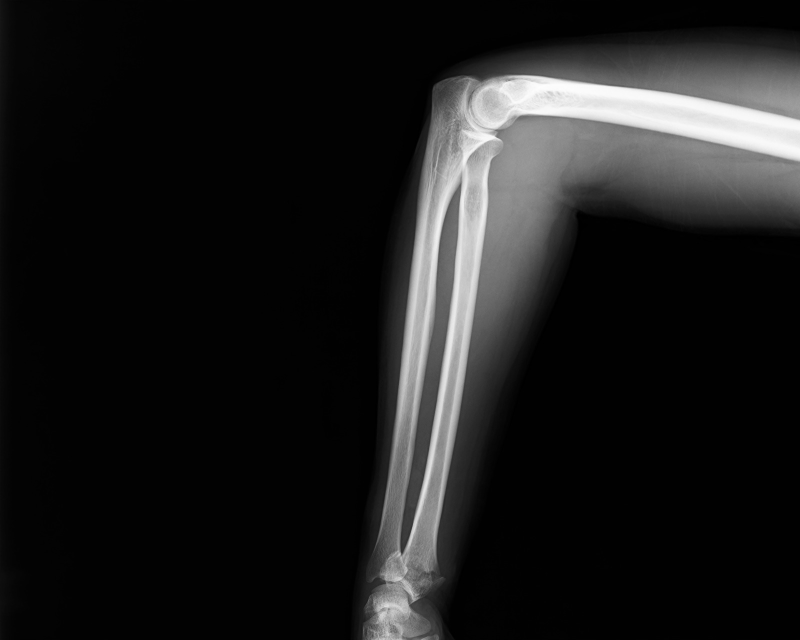
#> input picture results/v1/multi-agent-single-model/sonnet5/ID002-xray_analysis/images/00_original.png, 1600 x 1280 px (shown at 1/2 size)
$ python 09_invert.py
#> lines starting #> are read from the running program, lines starting #| are printed output that depends on the picture
"""Analysis 9: inverted-polarity (negative) rendering of the full original image."""
import numpy as np
from PIL import Image, ImageOps
from common import ORIGINAL, IMAGES_DIR
import os

im = Image.open(ORIGINAL).convert("L")
inverted = ImageOps.invert(im)
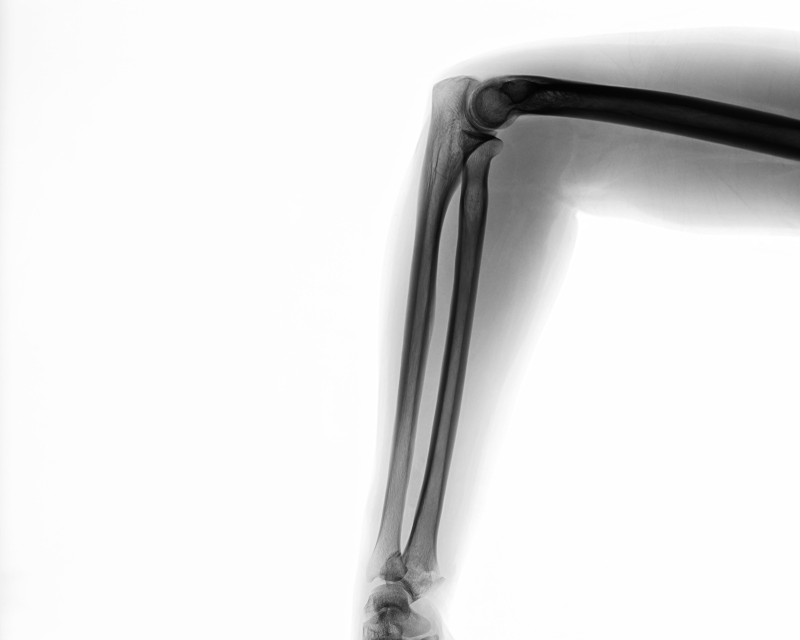
#> inverted: PIL image 1600x1280 L (shown at 1/2 size); min 1, max 255, mean 226.7

out = os.path.join(IMAGES_DIR, "09_inverted_polarity.png")
inverted.save(out)
print("wrote", out, inverted.size)
#| wrote results/v1/multi-agent-single-model/sonnet5/ID002-xray_analysis/images/09_inverted_polarity.png (1600, 1280)

$ run again, with multi-agent-single-model/sonnet5/ID002-xray_analysis/images/01_elbow_joint_crop.png copied over results/v1/multi-agent-single-model/sonnet5/ID002-xray_analysis/images/00_original.png
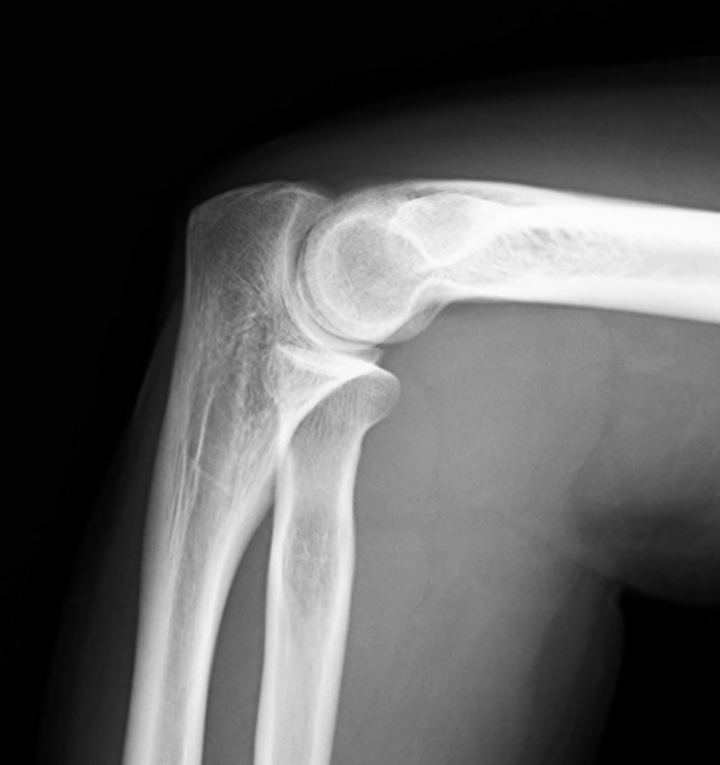
#> input picture multi-agent-single-model/sonnet5/ID002-xray_analysis/images/01_elbow_joint_crop.png, 1440 x 1530 px (shown at 1/2 size)
#> `inverted = ImageOps.invert(im)`:
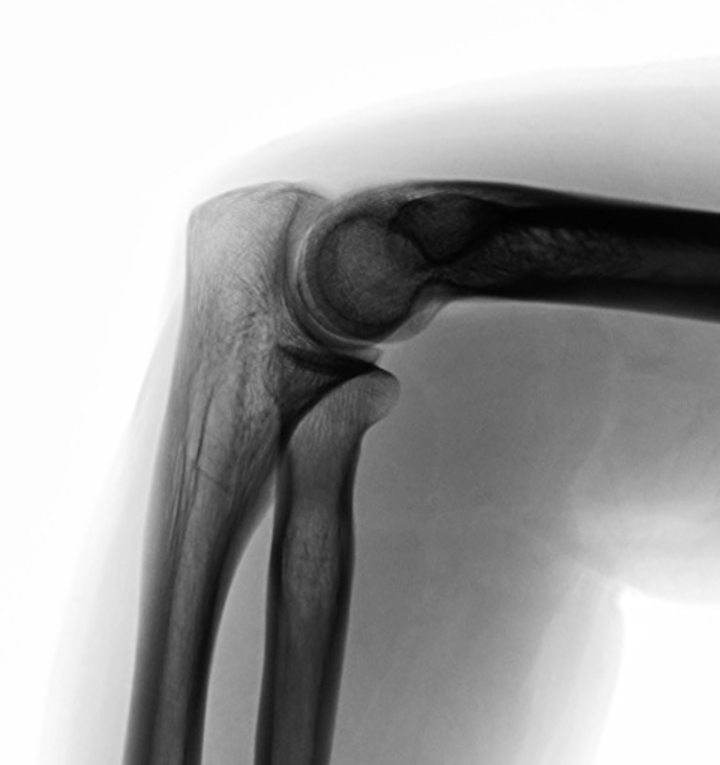
#> inverted: PIL image 1440x1530 L (shown at 1/2 size); min 1, max 255, mean 167.2
#| wrote results/v1/multi-agent-single-model/sonnet5/ID002-xray_analysis/images/09_inverted_polarity.png (1440, 1530)

$ run again, with multi-agent-single-model/sonnet5/ID002-xray_analysis/images/02_elbow_fatpad_clahe.png copied over results/v1/multi-agent-single-model/sonnet5/ID002-xray_analysis/images/00_original.png
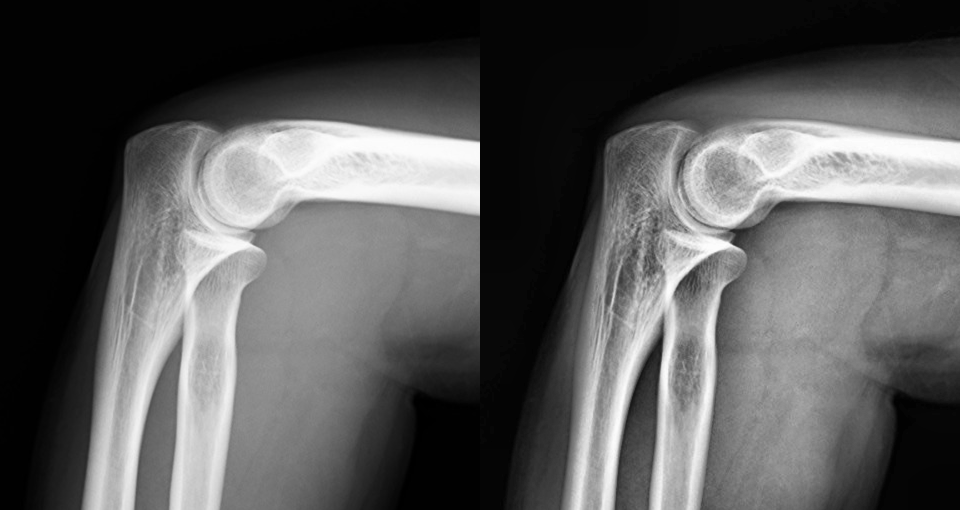
#> input picture multi-agent-single-model/sonnet5/ID002-xray_analysis/images/02_elbow_fatpad_clahe.png, 2880 x 1530 px (shown at 1/3 size)
#> im is the input picture: PIL image 2880x1530 L; min 0, max 255, mean 88.8
#> `inverted = ImageOps.invert(im)`:
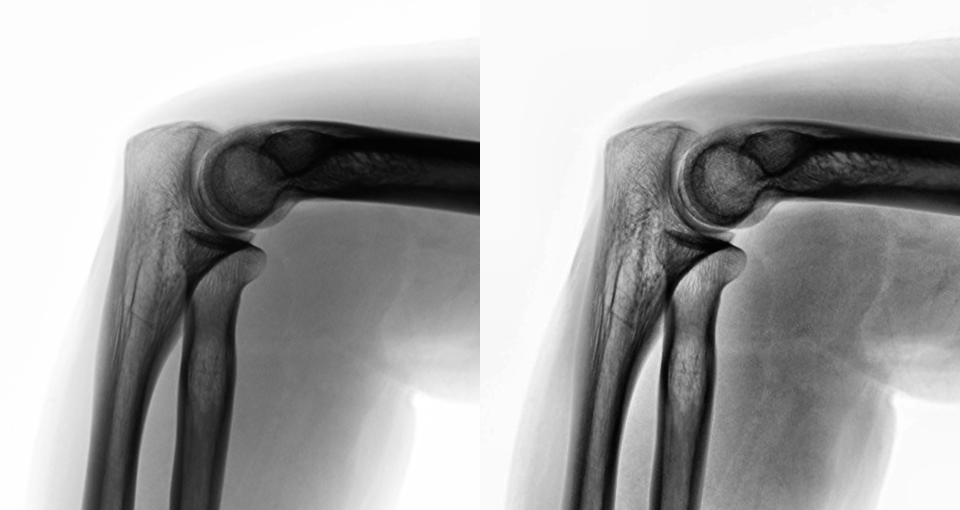
#> inverted: PIL image 2880x1530 L (shown at 1/3 size); min 0, max 255, mean 166.2
#| wrote results/v1/multi-agent-single-model/sonnet5/ID002-xray_analysis/images/09_inverted_polarity.png (2880, 1530)
